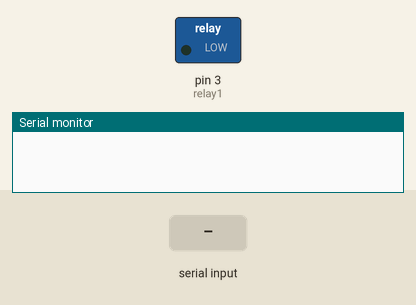
Simulated run of this sketch. Board: Arduino Uno, built with avr-gcc and run on an emulated ATmega328P. Shown: switched loads named in the sketch (green lamp = pin HIGH), the last lines printed to the serial monitor. The test bench sets the inputs (shaded band).

Above: at 1.2 s.
1.3 s: "f success" received over Serial
At 2.3 s:
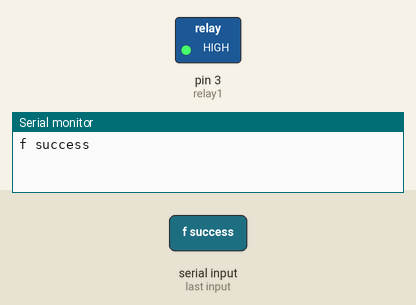
2.8 s: "1" received over Serial
Timing chart, 0 to 5.9 s (numbered marks = the images above; inputs shaded):
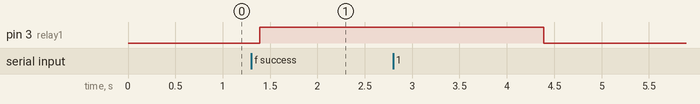

The sketch:

Arduino_BT_Door_Lock_Control.ino
```cpp
#define relay1 3  // Connect relay1 to pin D3

String readString = "";

void setup() {
  Serial.begin(9600);           // Set baud rate for communicating with phone
  pinMode(relay1, OUTPUT);      // Set relay1 as an output
  digitalWrite(relay1, LOW);    // Switch relay1 off initially
}

void loop() {
  while (Serial.available()) {  // Check if there are available bytes to read
    delay(10);                  // Delay to make it stable
    char c = Serial.read();     // Conduct a serial read

    if (c == '#') {             // Stop the loop once # is detected
      break;
    }

    readString += c;            // Means readString = readString + c
  }

  if (readString.length() > 0) {
    Serial.println(readString);        // Print the received string

    if (readString == "f success") {
      digitalWrite(relay1, HIGH);      // Turn relay ON
      delay(3000);                     // Wait for 3 seconds
      digitalWrite(relay1, LOW);       // Turn relay OFF
    }

    readString = "";  // Clear the string for next command
  }
}
```

Measured:
- after the input at 1.3 s, pin 3 (relay1): LOW → HIGH after 0.09 s
